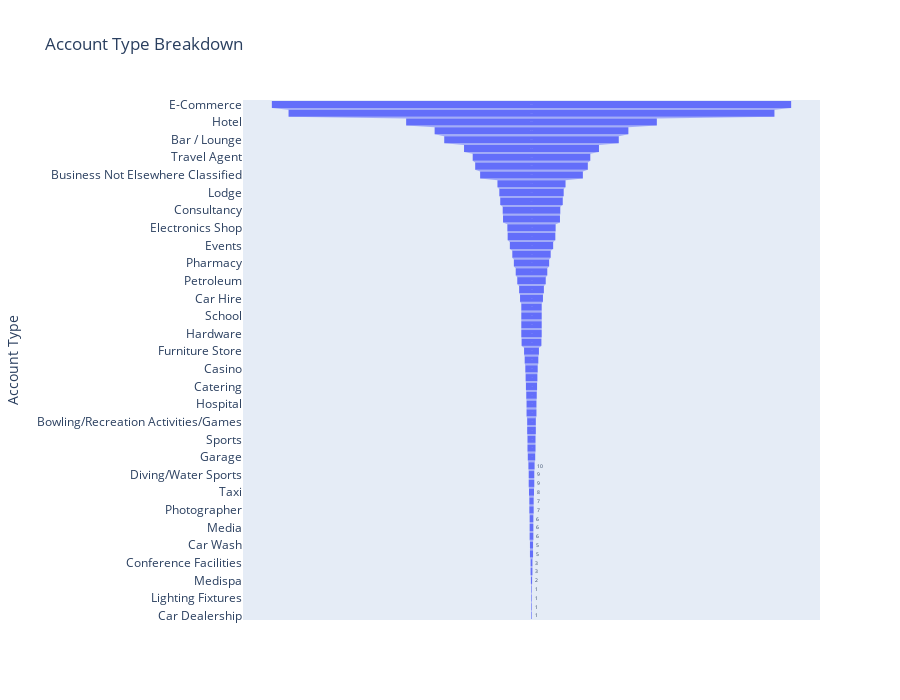

Notebook cell for this chart:
### Markdown cell above
# 5. Account Type Breakdown

### Code cell
# Count occurrences of each account type
account_counts = df_clean['account_type'].value_counts().reset_index()
account_counts.columns = ['account_type', 'count']

# Create funnel chart
fig = px.funnel(
    account_counts,
    x='count',
    y='account_type',
    title="Account Type Breakdown ",
    labels={'account_type': 'Account Type', 'count': 'Number of Accounts'},
    height=700
)

fig.show()

### Figure 1 — Plotly figure (JSON) as saved in the notebook; plotly's stock layout.template omitted (floating-point values rounded to 4 significant figures)
{"data": [{"hovertemplate": "Number of Accounts=%{x}<br>Account Type=%{y}<extra></extra>", "legendgroup": "", "marker": {"color": "#636efa"}, "name": "", "orientation": "h", "showlegend": false, "type": "funnel", "x": [839, 785, 405, 313, 282, 218, 190, 182, 166, 110, 104, 101, 93, 92, 78, 77, 70, 62, 57, 51, 46, 40, 37, 33, 33, 33, 33, 32, 24, 22, 20, 19, 18, 17, 16, 16, 14, 14, 13, 13, 12, 10, 9, 9, 8, 7, 7, 6, 6, 6, 5, 5, 3, 3, 2, 1, 1, 1, 1], "xaxis": "x", "y": ["E-Commerce", "Tour Operator", "Hotel", "Restaurant", "Bar / Lounge", "General Service Provider", "Travel Agent", "Fashion, Clothes & Accessories", "Business Not Elsewhere Classified", "Super Market / Self Service Store", "Lodge", "Beauty Shop/Supplies", "Consultancy", "Property Management", "Electronics Shop", "Health Services", "Events", "Salon", "Pharmacy", "Liquor Store", "Petroleum", "Gift Shop", "Car Hire", "Distributors", "School", "Art Galleries", "Hardware", "Curio Shop", "Furniture Store", "Spare Parts & Accessories", "Casino", "Dry Cleaners", "Catering", "Internet Service Provider", "Hospital", "Gym", "Bowling/Recreation Activities/Games", "Cbo/Community Development", "Sports", "Airline", "Garage", "Bookshop", "Diving/Water Sports", "Church", "Taxi", "Butchery", "Photographer", "Courier Services", "Media", "Spa.", "Car Wash", "Ngo", "Conference Facilities", "Insurance", "Medispa", "Uniform Distributors", "Lighting Fixtures", "Retail Shop", "Car Dealership"], "yaxis": "y"}], "layout": {"height": 700, "legend": {"tracegroupgap": 0}, "title": {"text": "Account Type Breakdown "}, "xaxis": {"anchor": "y", "domain": [0, 1], "title": {"text": "Number of Accounts"}}, "yaxis": {"anchor": "x", "domain": [0, 1], "title": {"text": "Account Type"}}}}
